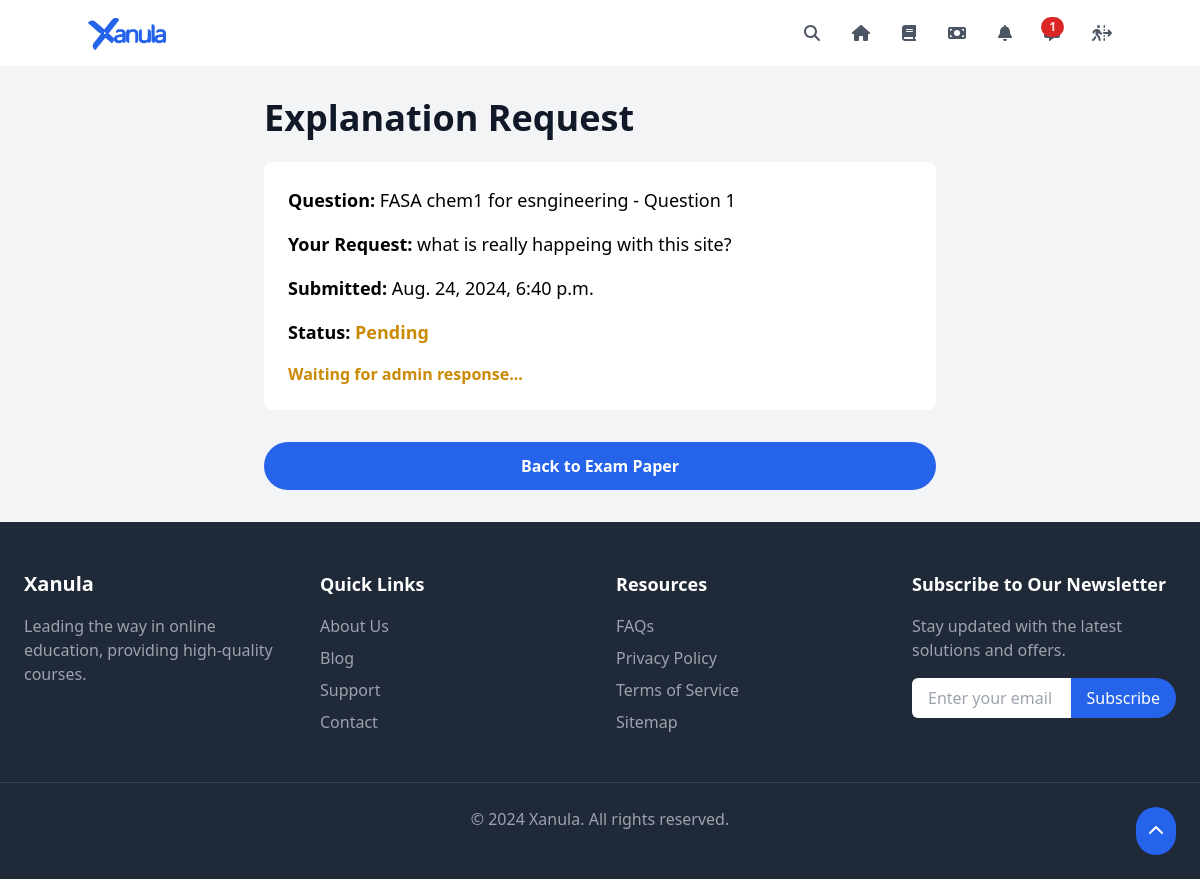
/explanation-request-detail/2/ (signed in), run on the app's committed database.
### core/models.py (models this page shows, shortened)
class ExplanationRequest(models.Model):
    STATUS_CHOICES = (
        ('pending', 'Pending'),
        ('answered', 'Answered'),
    )
    user = models.ForeignKey(User, on_delete=models.CASCADE)
    question = models.ForeignKey(PastExamQuestion, on_delete=models.CASCADE)
    request_text = models.TextField()
    admin_response = models.TextField(blank=True, null=True)
    created_at = models.DateTimeField(auto_now_add=True)
    responded_at = models.DateTimeField(null=True, blank=True)
    status = models.CharField(max_length=10, choices=STATUS_CHOICES, default='pending')

class PastExamQuestion(models.Model):
    exam_paper = models.ForeignKey(PastExamPaper, on_delete=models.CASCADE)
    question_number = models.PositiveIntegerField()
    video_solution_url = models.URLField(help_text="YouTube video URL for the solution", blank=True)
    written_solution = models.FileField(upload_to='past_exam_solutions/pdfs/')
    class Meta:
        unique_together = ['exam_paper', 'question_number']
    def __str__(self):
        return f"{self.exam_paper.name} - Question {self.question_number}"

class PastExamPaper(models.Model):
    name = models.CharField(max_length=200)
    subject = models.ForeignKey(Subject, on_delete=models.CASCADE)
    year = models.PositiveIntegerField()
    pdf_file = models.FileField(upload_to='past_exam_papers/')
    is_paid = models.BooleanField(default=False)
    image = models.ImageField(upload_to='past_exam_paper_images/', default='default_exam_paper.jpg')
    archived_by = GenericRelation(ArchivedItem)

### core/views.py (the view)
# urls.py: path('explanation-request-detail/<int:pk>/', ExplanationRequestDetailView.as_view(), name='explanation_request_detail'),
class ExplanationRequestDetailView(LoginRequiredMixin, DetailView):
    model = ExplanationRequest
    template_name = 'core/explanation_request_detail.html'
    context_object_name = 'request'
    def get_queryset(self):
        return super().get_queryset().filter(user=self.request.user)

### core/context_processors.py (called while the page is built, shortened)
def notification_count(request):
    if request.user.is_authenticated:
        count = ExplanationRequest.objects.filter(user=request.user, status='pending').count()
        return {'notification_count': count}
    return {'notification_count': 0}

def general_notification_count(request):
    return {'unread_notifications_count': 0}

### templates/core/explanation_request_detail.html
{% extends 'base.html' %}
{% block content %}
<div class="container mx-auto px-4 py-8">
    <div class="max-w-2xl mx-auto">
        <h1 class="text-4xl font-extrabold text-gray-900 mb-6">Explanation Request</h1>
        <div class="bg-white rounded-lg p-6 mb-8">
            <p class="mb-4 text-lg"><strong>Question:</strong> {{ request.question }}</p>
            <p class="mb-4 text-lg"><strong>Your Request:</strong> {{ request.request_text }}</p>
            <p class="mb-4 text-lg"><strong>Submitted:</strong> {{ request.created_at }}</p>
            <p class="mb-4 text-lg"><strong>Status:</strong>
                {% if request.status == 'pending' %}
                    <span class="text-yellow-600 font-semibold">Pending</span>
                {% else %}
                    <span class="text-green-600 font-semibold">Answered</span>
                {% endif %}
            </p>
            {% if request.admin_response %}
                <p class="mb-4 text-lg"><strong>Admin Response:</strong> {{ request.admin_response }}</p>
                <p class="mb-4 text-lg"><strong>Responded At:</strong> {{ request.responded_at }}</p>
            {% else %}
                <p class="text-yellow-600 font-semibold">Waiting for admin response...</p>
            {% endif %}
        </div>
        <a href="{% url 'core:past_exam_paper_detail' request.question.exam_paper.id %}" class="block bg-blue-600 hover:bg-blue-700 text-white font-bold py-3 px-6 rounded-full text-center">
            Back to Exam Paper
        </a>
    </div>
</div>
{% endblock %}

### data on the page
ExplanationRequest: question "FASA chem1 for esngineering - Question 1", request_text "what is really happeing with this site?", created_at "Aug. 24, 2024, 6:40 p.m."

### other printed values
{{ notification_count }} "1"
